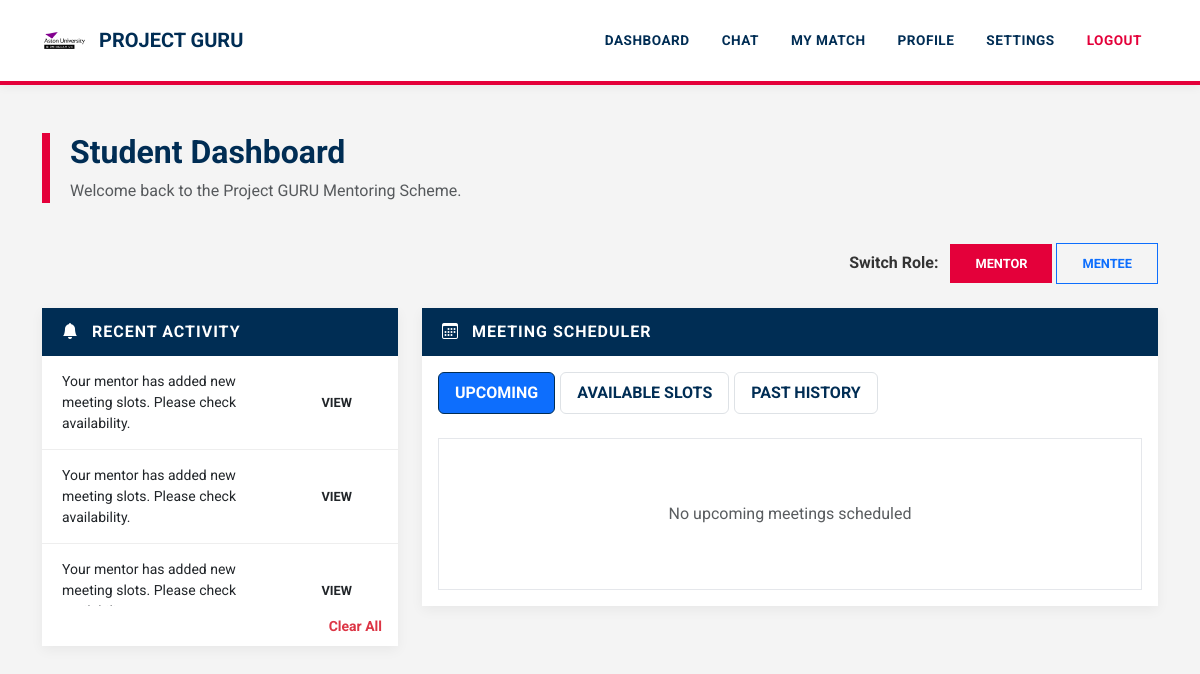
Before: /dashboard (signed in) with the older database file.
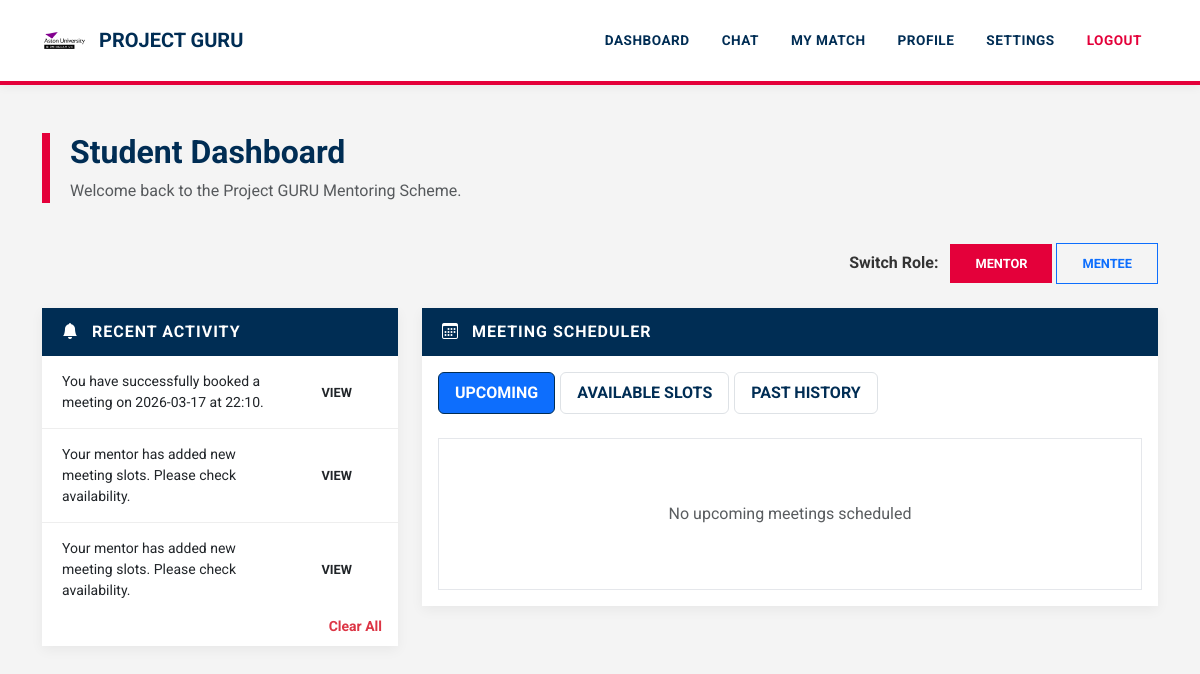
After: the same page with the newer database file.
### tables this page shows
CREATE TABLE profiles (
    id INTEGER PRIMARY KEY AUTOINCREMENT,
    user_id INTEGER,
    role TEXT
);

CREATE TABLE notifications (
    id INTEGER PRIMARY KEY AUTOINCREMENT,
    user_id INTEGER,
    message TEXT,
    link TEXT,
    created_at TIMESTAMP DEFAULT CURRENT_TIMESTAMP
);

### app.py (the view, shortened to what this page needs)
@app.route("/dashboard")
def dashboard():
    if "user_id" not in session:
        return redirect("/login")
    conn = get_db()
    user = conn.execute("SELECT * FROM users WHERE id=?", (session["user_id"],)).fetchone()
    if not user:
        session.clear()
        conn.close()
        return redirect("/login")
    user_id = session["user_id"]
    profile = get_active_profile()
    if not profile:
        conn.close()
        return "Please select a profile"
    role = profile["role"]
    if role == "mentor":
        matches = conn.execute("SELECT * FROM matches WHERE mentor_id=?", (user_id,)).fetchall()
    else:
        matches = conn.execute("SELECT * FROM matches WHERE mentee_id=?", (user_id,)).fetchall()
    match = next((m for m in matches if m["status"] == "final"), None)
    slots = []
    upcoming_meetings = []
    past_meetings = []
    now = datetime.now()
    if role == "mentor":
        notifications = conn.execute("""
            SELECT DISTINCT n.* FROM notifications n
            LEFT JOIN matches m ON n.link LIKE '/chat/' || m.id
            WHERE n.user_id=? AND (m.mentor_id=? OR m.id IS NULL)
            ORDER BY n.created_at DESC
        """, (user_id, user_id)).fetchall()
    user_profiles = conn.execute("SELECT * FROM profiles WHERE user_id=?", (user_id,)).fetchall()
    conn.close()
    return render_template(
        "dashboard.html",
        user=user,
        role=role,
        user_profiles=user_profiles,
        matches=matches,
        match=match,
        slots=slots,
        upcoming_meetings=upcoming_meetings,
        past_meetings=past_meetings,
        notifications=notifications,
        current_date=date.today(),
        user_id=user_id,
    )

### app.py (called while the page is built)
def get_db():
    conn = sqlite3.connect("database.db", timeout=30)
    conn.row_factory = sqlite3.Row
    return conn

def get_active_profile():
    if "profile_id" not in session:
        return None
    conn = get_db()
    profile = conn.execute("""
        SELECT * FROM profiles
        WHERE id=? AND user_id=?
    """, (session["profile_id"], session["user_id"])).fetchone()
    conn.close()
    return profile

### templates/dashboard.html (shortened to what the changed rows need)
<!DOCTYPE html>
<html lang="en">
<head>
    <link href="https://cdn.jsdelivr.net/npm/bootstrap@5.3.2/dist/css/bootstrap.min.css" rel="stylesheet">
    <link rel="stylesheet" href="https://cdn.jsdelivr.net/npm/bootstrap-icons@1.11.3/font/bootstrap-icons.css">
</head>
<body>
{% include "navbar.html" %}
<div class="container mt-5">
    <div class="dashboard-header">
        <h2 class="fw-bold">Student Dashboard</h2>
    </div>
    {% if user_profiles|length > 1 %}
    <div class="mb-4 text-end">
        <span class="fw-bold me-2">Switch Role:</span>
        {% for p in user_profiles %}
            <a href="/switch_profile/{{ p.id }}"
               class="btn btn-sm {% if p.role == role %}btn-primary{% else %}btn-outline-primary{% endif %}">
                {{ p.role.capitalize() }}
            </a>
        {% endfor %}
    </div>
    {% endif %}
    <div class="row">
        <div class="col-lg-4">
            <div class="card">
                <div class="card-body p-0">
                    {% if notifications %}
                    <div class="notifications-scroll">
                        {% for n in notifications %}
                        <div class="notification-item d-flex justify-content-between align-items-center">
                            <span class="small">{{ n.message }}</span>
                            {% if n.link %}
                            <a href="{{ n.link }}" class="btn btn-sm btn-aston-red ms-2">View</a>
                            {% endif %}
                        </div>
                        {% endfor %}
                    </div>
                    {% else %}
                    <div class="p-4 text-center text-muted italic">No new notifications</div>
                    {% endif %}
                </div>
            </div>
        </div>
    </div>
</div>
</body>
</html>

Changed rows visible on the page:
no longer on this page (row unchanged): notifications: message "Your mentor has added new meeting slots. Please check…"
added notifications: message "You have successfully booked a meeting on 2026-03-17 at 22:10."
